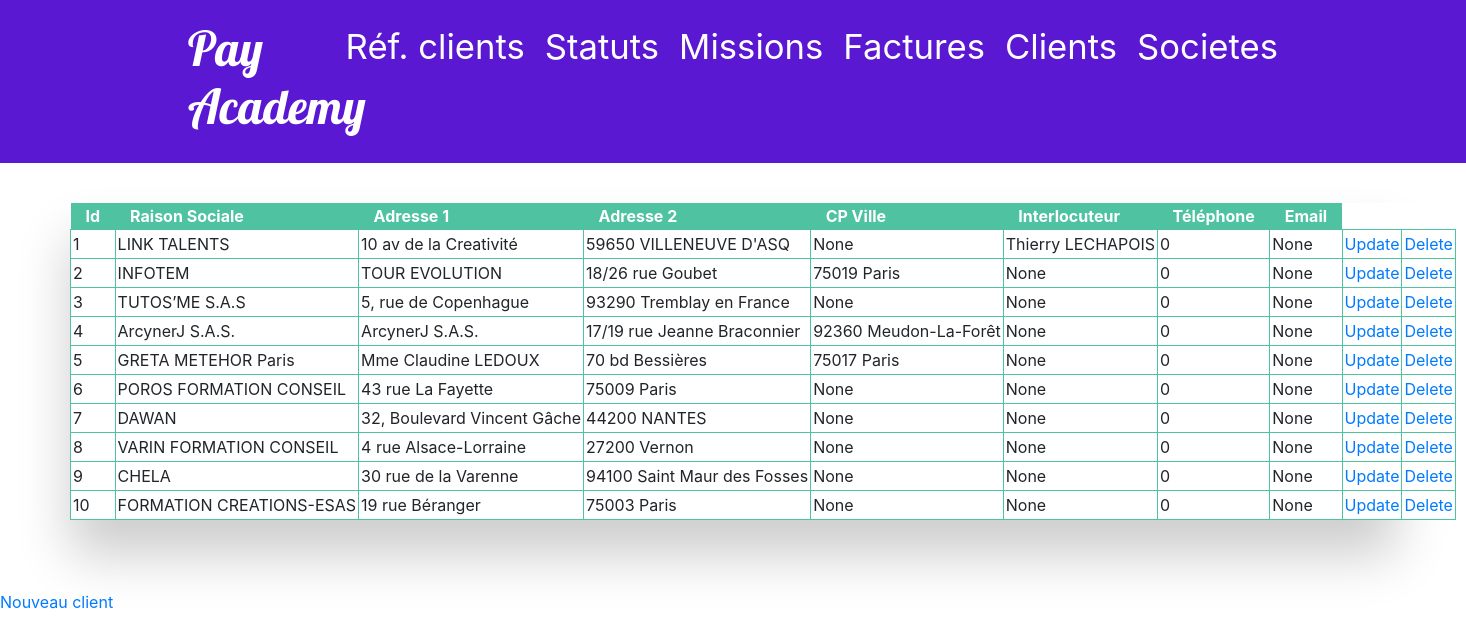
/polls/clients/, run on the app's committed database.
### polls/models.py (models this page shows, shortened)
class Client(models.Model):
    raison_sociale = models.CharField(max_length = 200)
    adresse1 = models.CharField(max_length = 200)
    adresse2 = models.CharField(max_length = 200)
    cp_ville = models.CharField(max_length = 200, blank=True, null=True, default="_")
    interlocuteur =models.CharField(max_length = 200, blank=True, null=True, default="_")
    telephone =models.CharField(max_length = 15,default=0, blank=True, null=True)
    mail=models.CharField(max_length = 200, blank=True, null=True, default="_")

### polls/views.py (the view)
# urls.py: path('clients/', views.ClientView.as_view(), name='client'),
class ClientView(generic.ListView):
    template_name = 'polls/clients.html'
    context_object_name = 'client_list'
    def get_queryset(self):
        return Client.objects.values()

### polls/templates/polls/clients.html (shortened to what this page needs)
{% extends 'polls/base.html' %}
{% block content %}
    <body>
        {% if client_list %}
            <div class="table-wrapper">
                <table class="fl-table">
                    <thead class="responsive-table">
                        <tr class="table-header">
                            <th class="col col-1">Id</th>
                            <th class="col col-2">Raison Sociale</th>
                            <th class="col col-3">Adresse 1</th>
                            <th class="col col-4">Adresse 2</th>
                            <th class="col col-5">CP Ville</th>
                            <th class="col col-6">Interlocuteur</th>
                            <th class="col col-7">Téléphone</th>
                            <th class="col col-8">Email</th>
                        </tr>
                    </thead>
                {% for c in client_list %}
                    <tbody>
                        <tr class="table-row">
                            <td>{{ c.id }}</td>
                            <td>{{ c.raison_sociale }}</td>
                            <td>{{ c.adresse1 }}</td>
                            <td>{{ c.adresse2 }}</td>
                            <td>{{ c.cp_ville }}</td>
                            <td>{{ c.interlocuteur }}</td>
                            <td>{{ c.telephone }}</td>
                            <td>{{ c.mail }}</td>
                            <td><a href="{% url 'polls:client_update' c.id %}">Update</a></td>
                            <td><a href="{% url 'polls:client_delete' c.id %}">Delete</a></td>
                        </tr>
                    </tbody>
                {% endfor %}
                </table>
            </div>
        {% else %}
            <p>No polls are available.</p>
        {% endif %}
    </body>
        <a  href="{% url 'polls:client_create' %}">
    Nouveau client
    </a>
{% endblock %}

### polls/templates/polls/base.html (shortened to what this page needs)
{% load static %}
<!DOCTYPE html>
<html>
    <head>
        <link rel="stylesheet" href="https://cdn.jsdelivr.net/npm/bootstrap@4.5.3/dist/css/bootstrap.min.css">
        <link rel="stylesheet" href="{% static 'css/style.css' %}">
    </head>
    <body>
        <header class="page-header">
            <div class="container">
                <a class="top-menu" href="https://idris.pythonanywhere.com/polls/societes/">Societes</a>
                <a class="top-menu" href="https://idris.pythonanywhere.com/polls/clients/">Clients</a>
                <a class="top-menu" href="https://idris.pythonanywhere.com/polls/factures/">Factures</a>
                <a class="top-menu" href="https://idris.pythonanywhere.com/polls/missions/">Missions</a>
                <a class="top-menu" href="https://idris.pythonanywhere.com/polls/statuts/">Statuts</a>
                <a class="top-menu" href="https://idris.pythonanywhere.com/polls/refclients/">Réf. clients</a>
                <h1><a href="/">Pay Academy</a></h1>
          </div>
        </header>
                {% block content %}
                {% endblock %}
    </body>
</html>

### polls/static/css/style.css (style rules this page uses)
.page-header { background-color: #5B18D3; margin-top: 0; margin-bottom: 40px; padding: 20px 20px 20px 40px; }
.page-header h1, .page-header h1 a, .page-header h1 a:visited, .page-header h1 a:active { color: #ffffff; font-size: 36pt; text-decoration: none; }
h1, h2, h3, h4 { font-family: 'Lobster', cursive; }
.top-menu, .top-menu:hover, .top-menu:visited { color: #ffffff; float: right; font-size: 26pt; margin-right: 20px; }
thead, th { color: #ffffff; background: #4FC3A1; }
td { border:1px solid #4FC3A1; padding:2px 2px 2px 2px; margin-left: 2px; }
.table-wrapper { margin: 10px 70px 70px; box-shadow: 0px 35px 50px rgba( 0, 0, 0, 0.2 ); }
.fl-table { border-radius: 5px; font-size: 16px; font-weight: normal; border:none; border-collapse: collapse; width: 100%; max-width: 100%; white-space: nowrap; background-color: white; }

### data on the page
Client: id "1", raison_sociale "LINK TALENTS", adresse1 "10 av de la Creativité", adresse2 "59650 VILLENEUVE D'ASQ", cp_ville "None", interlocuteur "Thierry LECHAPOIS", telephone "0", mail "None"
Client: id "2", raison_sociale "INFOTEM", adresse1 "TOUR EVOLUTION", adresse2 "18/26 rue Goubet", cp_ville "75019 Paris", interlocuteur "None", telephone "0", mail "None"
Client: id "3", raison_sociale "TUTOS’ME S.A.S", adresse1 "5, rue de Copenhague", adresse2 "93290 Tremblay en France", cp_ville "None", interlocuteur "None", telephone "0", mail "None"
Client: id "4", raison_sociale "ArcynerJ S.A.S.", adresse1 "ArcynerJ S.A.S.", adresse2 "17/19 rue Jeanne Braconnier", cp_ville "92360 Meudon-La-Forêt", interlocuteur "None", telephone "0", mail "None"
Client: id "5", raison_sociale "GRETA METEHOR Paris", adresse1 "Mme Claudine LEDOUX", adresse2 "70 bd Bessières", cp_ville "75017 Paris", interlocuteur "None", telephone "0", mail "None"
Client: id "6", raison_sociale "POROS FORMATION CONSEIL", adresse1 "43 rue La Fayette", adresse2 "75009 Paris", cp_ville "None", interlocuteur "None", telephone "0", mail "None"
Client: id "7", raison_sociale "DAWAN", adresse1 "32, Boulevard Vincent Gâche", adresse2 "44200 NANTES", cp_ville "None", interlocuteur "None", telephone "0", mail "None"
Client: id "8", raison_sociale "VARIN FORMATION CONSEIL", adresse1 "4 rue Alsace-Lorraine", adresse2 "27200 Vernon", cp_ville "None", interlocuteur "None", telephone "0", mail "None"
Client: id "9", raison_sociale "CHELA", adresse1 "30 rue de la Varenne", adresse2 "94100 Saint Maur des Fosses", cp_ville "None", interlocuteur "None", telephone "0", mail "None"
Client: id "10", raison_sociale "FORMATION CREATIONS-ESAS", adresse1 "19 rue Béranger", adresse2 "75003 Paris", cp_ville "None", interlocuteur "None", telephone "0", mail "None"
